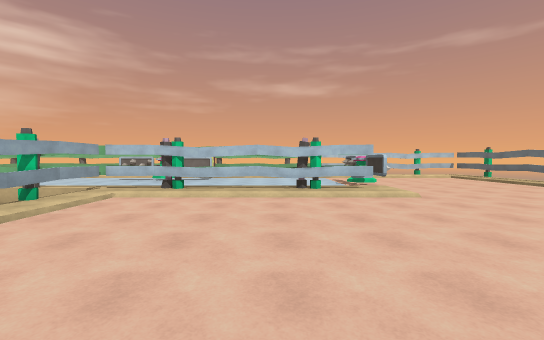
View 1 (above)

23 first-person views from a walk through a scene from a Unity 3-D project. The camera is 1.5 m above the floor, tilts 2° down and sees 90° across. The floor is counted in squares, 2 m on a side. Each view is taken from the middle of a square. On the plan, view 1 faces up. The plan holds only what a view shows up to about 10 squares ahead; the rest is blank. The place goes on beyond the plan. The player is left out. Some surface patterns are stand-ins.

View 2
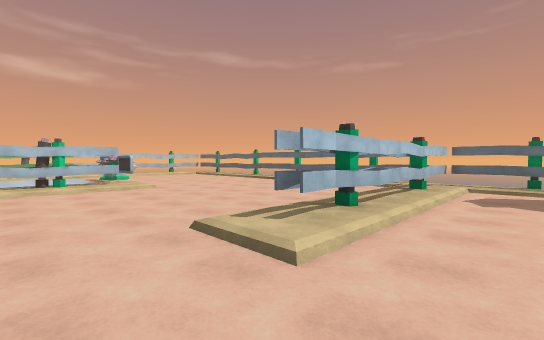

View 3
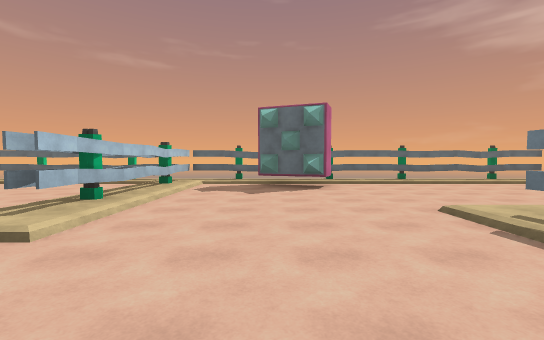

View 4
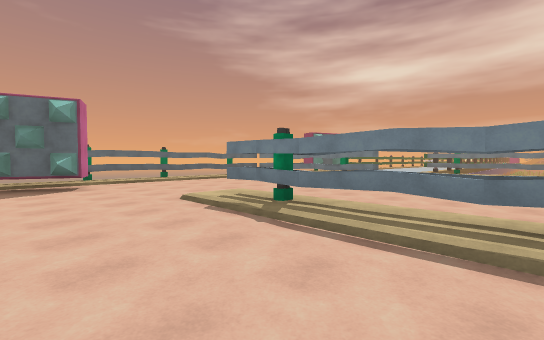

View 5
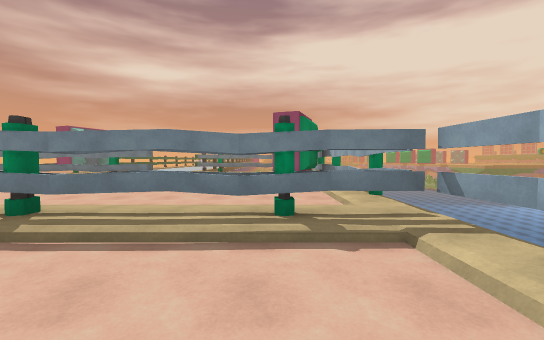

View 6
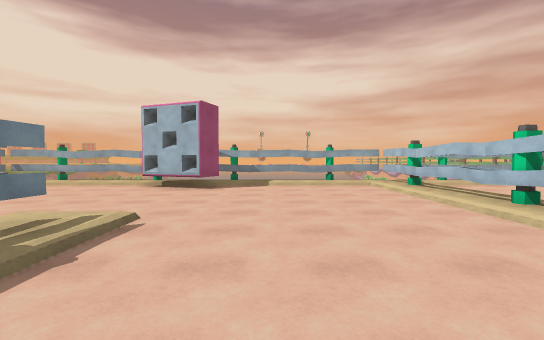

View 7
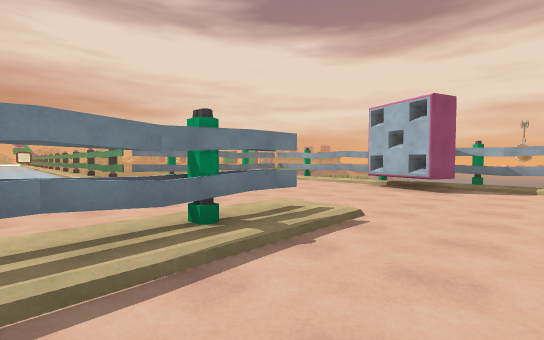

View 8
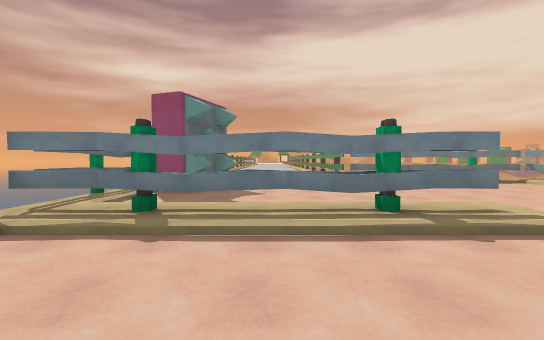

View 9
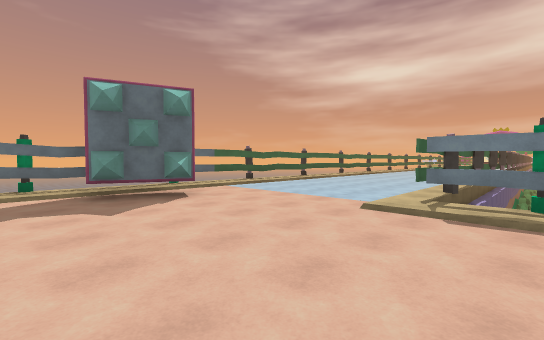

View 10
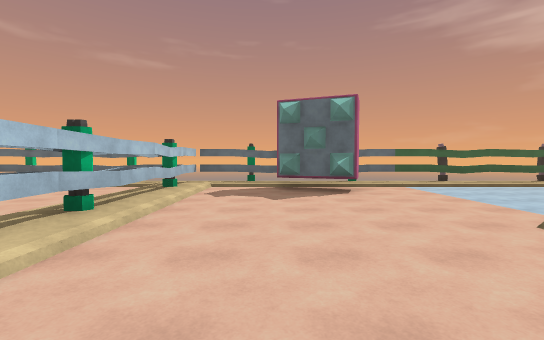

View 11
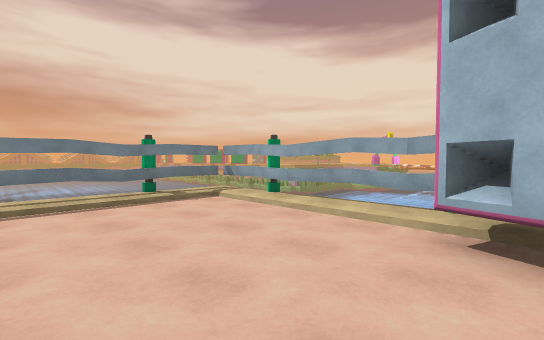

View 12
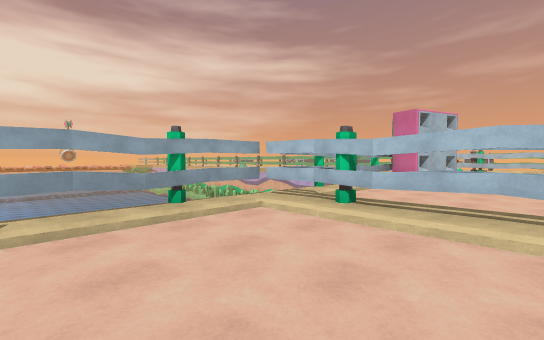

View 13
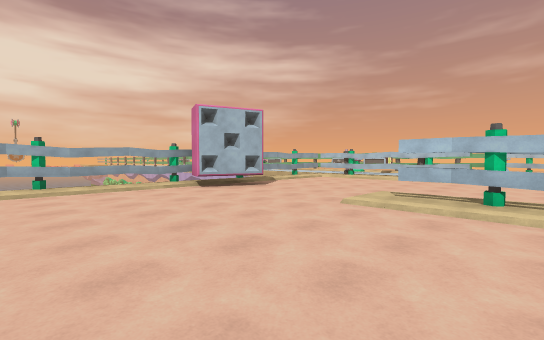

View 14
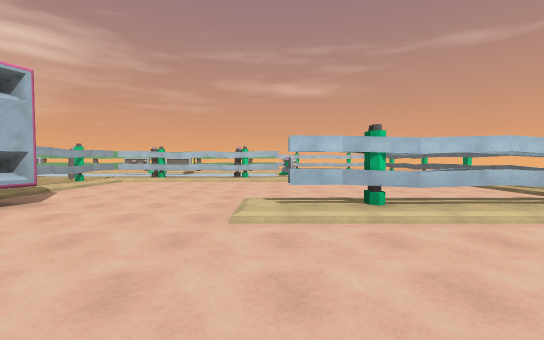

View 15
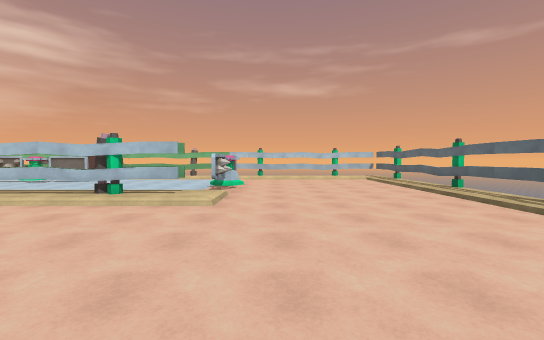

View 16
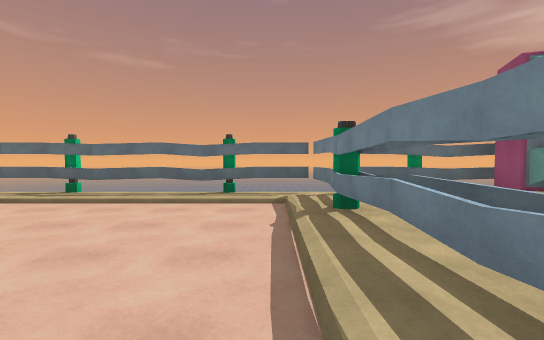

View 17
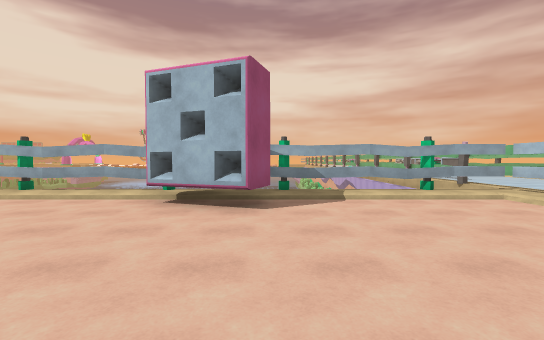

View 18
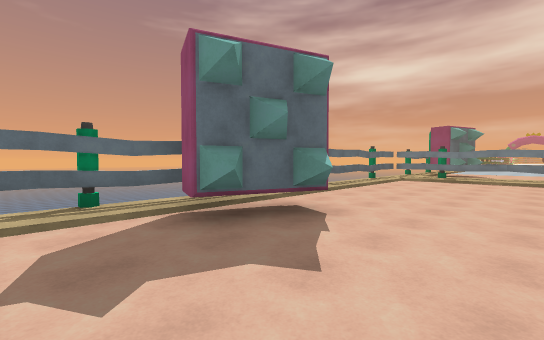

View 19
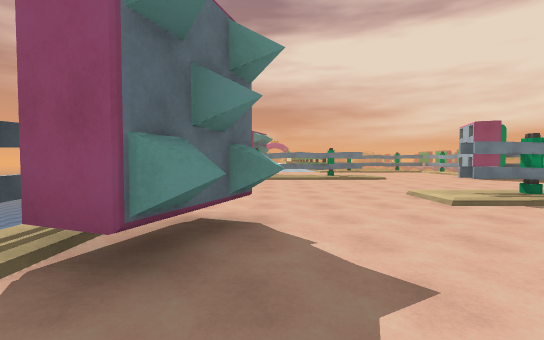

View 20
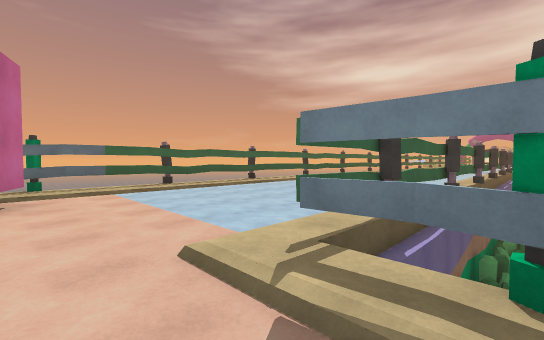

View 21
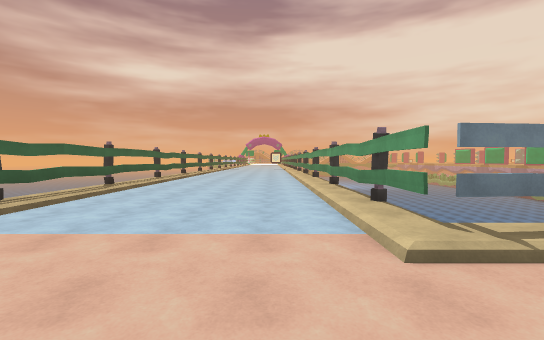

View 22
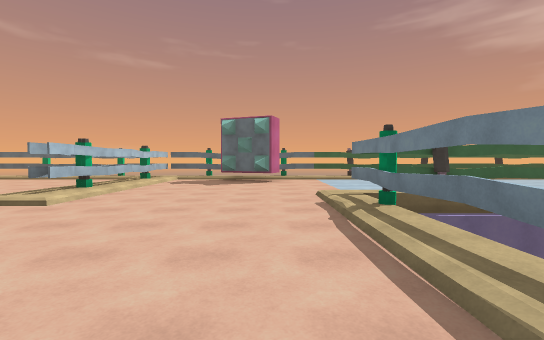

View 23
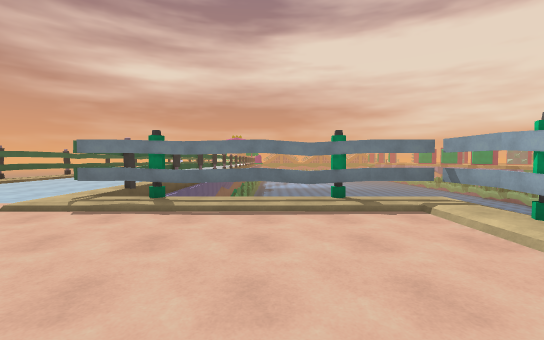

### Floor plan
Key: @ floor where view 1 was taken; # wall or solid block; x gap in a wall; . main floor; : floor 0.25 m higher than the main floor; - floor 5.75 m lower than the main floor; = window, fence, low wall or low ledge; ^ raised ledge; v drop or lower ground; T thing the floor can be seen under or through; O other object.
Columns run from 6 left of view 1 to 8 right of it. Each row starts with its distance up from view 1.
  7   # #####O....v
  6 ###:#::x:.....v
  5   v...........v
  4   v...........v
  3   v...........v
  2   v...........v
  1   ##..........v
  0   ##..@.:######
 -1   ##..........v
 -2   v...........x
 -3   v..........##
 -4   x.........#^#
 -5   v...........x
 -6   #TTTTTT.....v
 -7   #=TTTTT.....v
 -8   v...........v
 -9   v...........v
-10   v...........v
-11   v...........v
-12   ##....TTTTTTT
-13   ##....TTTTTTT
-14   x...........v
-15   v..........##
-16   x..........^#
-17   v..........##
-18   #=:vv  .....v
-19   vv-vv###....v
-20         ##....v
-21         ##....v
-22         ##....v

Positions as (right, up) in squares from view 1, and headings:
1: (0, 0), facing up
2: (0, -2), facing up-right
3: (-1, -3), facing right
4: (-2, -3), facing down-right
5: (-2, -3), facing down
6: (5, -10), facing left
7: (5, -10), facing down-left
8: (5, -9), facing down
9: (1, -14), facing down-right
10: (0, -15), facing right
11: (0, -13), facing down-left
12: (0, -10), facing up-left
13: (4, -5), facing up-left
14: (2, -4), facing up
15: (4, 1), facing up
16: (3, 1), facing right
17: (2, 1), facing left
18: (4, -1), facing down-right
19: (6, -1), facing down
20: (1, -17), facing down-right
21: (4, -16), facing down
22: (-3, -17), facing right
23: (-1, -14), facing down
